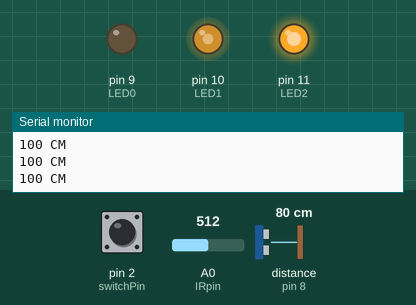
Bench run of a sketch on a simulated Arduino Uno, built with avr-gcc and run on an emulated ATmega328P. On the bench: output pins drawn as LEDs (lit = HIGH), the last lines printed to the serial monitor. Wiring (inferred from the names in the program): ultrasonic range finder: trigger pin 7; echo pin 8. The test bench sets the inputs (shaded band); at power-on: A0 (IRpin) = 512, pin 2 (switchPin) HIGH, distance to the obstacle (sensor on pin 8) 80 cm. The echo pulse lasts 58.3 µs per cm; pins used as bus, display or sensor lines are not drawn.

Above: at 1.2 s.
1.3 s: A0 (IRpin) set to 390
At 2.7 s:
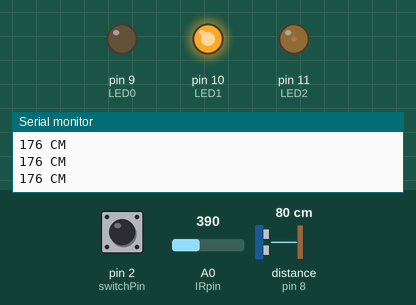
3.3 s: A0 (IRpin) set to 122
At 4.1 s:
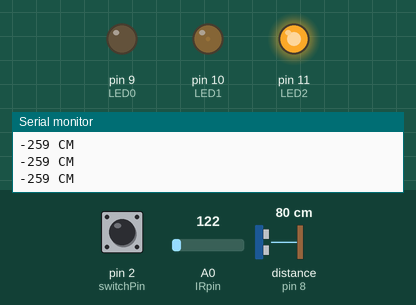
5.2 s: A0 (IRpin) set to 223
8.2 s: A0 (IRpin) set to 250
At 9.6 s:
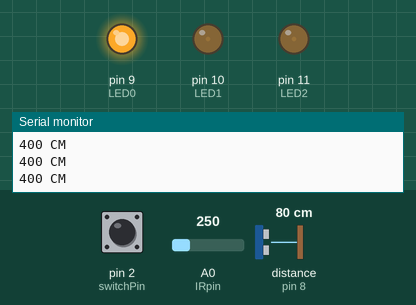
10.2 s: A0 (IRpin) set to 511
At 10.43 s:
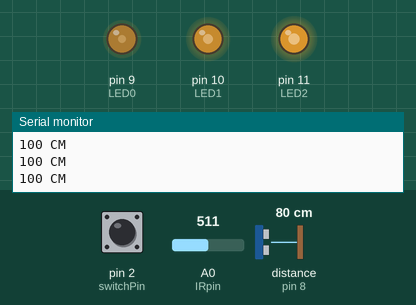
Timing chart, 0 to 13.2 s (numbered marks = the images above; inputs shaded):
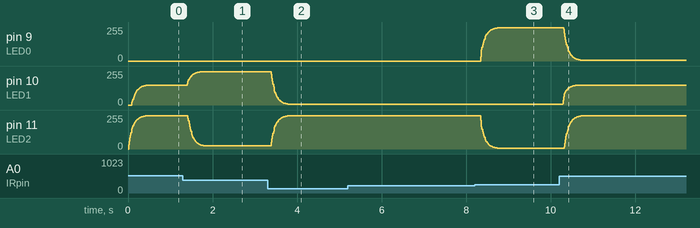

Measured:
- the behaviour switches between 231 and 232 on A0 (IRpin) (found by bisection; images 2 and 3)
- after the input at 1.3 s, pin 10 (LED1): moves from 148/255 to 248/255 over 0.29 s, starting after 0.10 s; pin 11 (LED2): moves from 248/255 to 23/255 over 0.41 s, starting after 0.11 s
- after the input at 3.3 s, pin 10 (LED1): moves from 248/255 to 7/255 over 0.39 s, starting after 0.09 s; pin 11 (LED2): moves from 23/255 to 248/255 over 0.38 s, starting after 0.09 s
- after the input at 8.2 s, pin 9 (LED0): moves from 0/255 to 248/255 over 0.39 s, starting after 0.14 s; pin 11 (LED2): moves from 248/255 to 7/255 over 0.39 s, starting after 0.14 s
- after the input at 10.2 s, pin 9 (LED0): moves from 248/255 to 7/255 over 0.40 s, starting after 0.10 s; pin 10 (LED1): moves from 7/255 to 148/255 over 0.32 s, starting after 0.08 s; pin 11 (LED2): moves from 7/255 to 248/255 over 0.40 s, starting after 0.11 s

The sketch:

rgbFade01.ino
```cpp
#include <Ultrasonic.h>

#define echoPin 8 // Echo Pin
#define trigPin 7 // Trigger Pin

#define switchPin 2

#define FADESPEED 20

int IRpin = A0;                                    // analog pin for reading the IR sensor

// linear coefficients to calculate the distance
#define SHARP_GP2Y0A710K0F_K 137.5
#define SHARP_GP2Y0A710K0F_B 1.125

float get_distance_from_volts(float volts)
{
  return SHARP_GP2Y0A710K0F_K/(volts - SHARP_GP2Y0A710K0F_B);
}

unsigned long x;
int LED0 = 9;//blue
int LED1 = 10;//green
int LED2 = 11;//red
Ultrasonic ultrasonic(7,8);

int STEP_TIME = 50;
int DELAY_TIME = 10;


int STEPS_COUNT = 0;
int DISTANCE = ultrasonic.Ranging(CM);
int prevDist = ultrasonic.Ranging(CM);


//timing
int prevTime = millis();
int currTime = millis();


int deltaDist = 0;
int setDist = 0;


//RGB Strength

int sb = 0; //blue
int sr = 0; //red
int sg = 0; //green


//filter
int filterArr[10] = {0,0,0,0,0,0,0,0,0,0};
int incr = 0;

void setup() {

  Serial.begin(9600);
  Serial.setTimeout(4);
  pinMode(LED0, OUTPUT);
  pinMode(LED1, OUTPUT);
  pinMode(LED2, OUTPUT);
  pinMode(switchPin, INPUT);
  digitalWrite(switchPin, HIGH);

}

int getDistance0()
{
 digitalWrite(trigPin, LOW);
 delayMicroseconds(2);

 digitalWrite(trigPin, HIGH);
 delayMicroseconds(10);

 digitalWrite(trigPin, LOW);
 int duration = pulseIn(echoPin, HIGH);

 //Calculate the distance (in cm) based on the speed of sound.
 return duration/58.2;
}

float getDistance()
{
  float volts = analogRead(IRpin)*0.0048828125;   // value from sensor * (5/1024) - if running 3.3.volts then change 5 to 3.3
  float dist_cm = get_distance_from_volts(volts);
  return dist_cm;
}

int getPopularElement(int* a)
{
  int count = 1, tempCount;
  int popular = a[0];
  int temp = 0;
  for (int i = 0; i < 10; i++)
  {
    temp = a[i];
    tempCount = 0;
    for (int j = 1; j < 10; j++)
    {
      if (temp == a[j])
        tempCount++;
    }
    if (tempCount > count)
    {
      popular = temp;
      count = tempCount;
    }
  }
  return popular;
}

//int distanceFilter(int dist) {
//  if(incr == 9) {
//    incr = 0;
//    trueAnswer = 0;
//    for(int i = 0; i < +1; i++){
//
//    }
//    trueAnswer = trueAnswer/10;
//  } else {
//    filterArr[incr] = dist;
//    incr++;
//  }
//  return trueAnswer;
//};
const int max_distance = 400;
int distanceFilter(int dist) {
  if(dist > max_distance) {
    dist = max_distance;
    //int currentIndex = incr > 0 ? incr-1 : 9;
    //return filterArr[incr-1];
  }

  filterArr[incr] = dist;
  if(incr == 9) {
    incr = 0;
  } else {
    incr++;
  }
  return getPopularElement(filterArr);
};

//int smoothColor(int current, int target){
//  return (current +target )/2;
//}

int smoothColor(int current, int target){
  return current + (target - current)/8;
}

int getStrength(int cur, int mini, int maxi, bool shutOffWhenOutOfLimit = false, bool inverted = false);
void normalMode();

void loop()
{
  int mode = digitalRead(switchPin);

 // if(mode == 0) {
    normalMode();
 // } else {
  //  Serial.println("not normal");
  //  simpleMode();
//  }
}

void normalMode()
{
  int distances[] = {70,120,180,270,350};
  int sb_local, sr_local, sg_local;
  //DISTANCE = distanceFilter(ultrasonic.Ranging(CM));
  DISTANCE = distanceFilter(getDistance());
 // DISTANCE = ultrasonic.Ranging(CM);
  Serial.print(DISTANCE);
  Serial.println(" CM");
  currTime = millis();
  delay(DELAY_TIME);
  if(currTime - prevTime > STEP_TIME){
      deltaDist = DISTANCE - prevDist;
      setDist = prevDist;
      STEPS_COUNT = deltaDist/(STEP_TIME/DELAY_TIME);
      prevDist = DISTANCE;
      prevTime = currTime;
  } else {
      setDist += STEPS_COUNT;

      if (setDist <= distances[0]){
        sr_local = 255;
        sg_local = 0;
        sb_local = 0;
      }
      else if ( (setDist > distances[0]) && (setDist <= distances[1]) ) {
            sr_local= 255;
            sg_local = getStrength(setDist, distances[0], distances[1], true, true);
            sb_local = 0;
      }
      else if ( (setDist > distances[1]) && (setDist <= distances[2]) ) {
            sr_local = getStrength(setDist, distances[1], distances[2], true, false);
            sg_local = 255;
            sb_local = 0;
      }
      else if ( (setDist > distances[2]) && (setDist <= distances[3]) ) {
            sr_local = 0;
            sg_local = 255;
            sb_local = getStrength(setDist, distances[2], distances[3], true, true);
      }
      else if ( (setDist > distances[3]) && (setDist <= distances[4]) ) {
            sr_local = 0;
            sg_local = getStrength(setDist, distances[3], distances[4], true, false);
            sb_local = 255;
      }
      else
      {
        sr_local = 0;
        sg_local = 0;
        sb_local = 255;
      }

      sr = smoothColor (sr, sr_local);
      sg = smoothColor (sg, sg_local);
      sb = smoothColor (sb, sb_local);

      analogWrite(LED0, sb);
      analogWrite(LED1, sg);
      analogWrite(LED2, sr);

  }


}

int getStrength(int cur, int mini, int maxi, bool shutOffWhenOutOfLimit, bool inverted)
{
  int str = 0;
  if(cur <= mini)
  {
    if(inverted)
      str = 0;
    else
      str = shutOffWhenOutOfLimit ? 255 : 0;
  }
  else if(cur >= maxi)
    if(inverted)
      str = shutOffWhenOutOfLimit ? 255 : 0;
    else
      str = 0;
   else
   {
      int range = maxi - mini;
      int pos_in_range = cur - mini;
      str = 255/range * (range - pos_in_range);
      str = inverted ? 255 - str : str;
   }

  return str;

}

void simpleMode()
{
 int r, g, b;

  // fade от голубого к фиолетовому
  for (r = 0; r < 256; r++) {
    analogWrite(LED0, r);
    delay(FADESPEED);
  }
  // fade от фиолетового к красному
  for (b = 255; b > 0; b--) {
    analogWrite(LED1, b);
    delay(FADESPEED);
  }
  // fade от красного к желтому
  for (g = 0; g < 256; g++) {
    analogWrite(LED2, g);
    delay(FADESPEED);
  }
  // fade от желтого к зеленому
  for (r = 255; r > 0; r--) {
    analogWrite(LED0, r);
    delay(FADESPEED);
  }
  // fade от зеленого к зеленовато-голубому
  for (b = 0; b < 256; b++) {
    analogWrite(LED1, b);
    delay(FADESPEED);
  }
  // fade от зеленовато-голубого к голубому
  for (g = 255; g > 0; g--) {
    analogWrite(LED2, g);
    delay(FADESPEED);
  }
}
```
